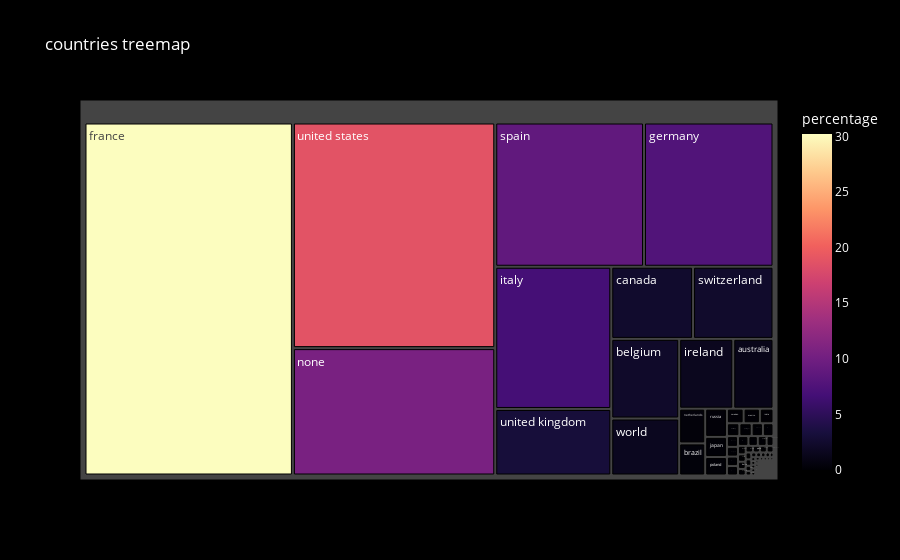

The cell this chart's notebook holds for it:
### Code cell
df = pd.DataFrame(data_graph_countries)
fig = px.treemap(df, path=['countries'], values='percentage',
                 color='percentage', color_continuous_scale='Magma',
                 title='countries treemap')
fig.update_layout(
    paper_bgcolor='black',  
    plot_bgcolor='black',   
    font_color='white'      
)
fig.show()

### Figure 1 — Plotly figure (JSON) as saved in the notebook; plotly's stock layout.template omitted (floating-point values rounded to 4 significant figures; data arrays with more than 128 entries replaced by an {"elided": "..."} marker saying what was removed)
{"data": [{"branchvalues": "total", "customdata": {"elided": "245x1 float values"}, "domain": {"x": [0, 1], "y": [0, 1]}, "hovertemplate": "labels=%{label}<br>percentage_sum=%{value}<br>parent=%{parent}<br>id=%{id}<br>percentage=%{color}<extra></extra>", "ids": {"elided": "245 str values"}, "labels": {"elided": "245 str values"}, "marker": {"coloraxis": "coloraxis", "colors": {"elided": "245 float values"}}, "name": "", "parents": {"elided": "245 str values"}, "type": "treemap", "values": {"elided": "245 float values"}}], "layout": {"coloraxis": {"colorbar": {"title": {"text": "percentage"}}, "colorscale": [[0, "#000004"], [0.1111, "#180f3d"], [0.2222, "#440f76"], [0.3333, "#721f81"], [0.4444, "#9e2f7f"], [0.5556, "#cd4071"], [0.6667, "#f1605d"], [0.7778, "#fd9668"], [0.8889, "#feca8d"], [1, "#fcfdbf"]]}, "font": {"color": "white"}, "legend": {"tracegroupgap": 0}, "paper_bgcolor": "black", "plot_bgcolor": "black", "title": {"text": "countries treemap"}}}
